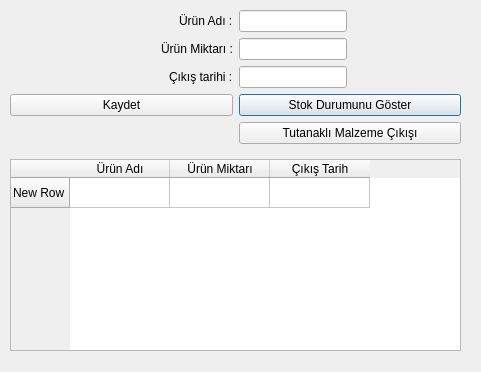
<?xml version="1.0" encoding="UTF-8"?>
<ui version="4.0">
 <class>MalzemeCikisFormu</class>
 <widget class="QDialog" name="MalzemeCikisFormu">
  <property name="geometry">
   <rect>
    <x>0</x>
    <y>0</y>
    <width>481</width>
    <height>372</height>
   </rect>
  </property>
  <property name="windowTitle">
   <string>Ürün Çıkışı</string>
  </property>
  <widget class="QWidget" name="gridLayoutWidget">
   <property name="geometry">
    <rect>
     <x>10</x>
     <y>10</y>
     <width>451</width>
     <height>341</height>
    </rect>
   </property>
   <layout class="QGridLayout" name="gridLayout">
    <item row="2" column="0" alignment="Qt::AlignmentFlag::AlignRight">
     <widget class="QLabel" name="label_7">
      <property name="text">
       <string>Çıkış tarihi :</string>
      </property>
     </widget>
    </item>
    <item row="12" column="0" colspan="2" alignment="Qt::AlignmentFlag::AlignBottom">
     <widget class="QTableWidget" name="tableWidget_cikislar">
      <row>
       <property name="text">
        <string>New Row</string>
       </property>
      </row>
      <column>
       <property name="text">
        <string>Ürün Adı</string>
       </property>
      </column>
      <column>
       <property name="text">
        <string>Ürün Miktarı</string>
       </property>
      </column>
      <column>
       <property name="text">
        <string>Çıkış Tarih</string>
       </property>
      </column>
     </widget>
    </item>
    <item row="1" column="0" alignment="Qt::AlignmentFlag::AlignRight">
     <widget class="QLabel" name="label_6">
      <property name="text">
       <string>Ürün Miktarı :</string>
      </property>
     </widget>
    </item>
    <item row="4" column="1">
     <widget class="QPushButton" name="pushButtonStokDurumu2">
      <property name="text">
       <string>Stok Durumunu Göster</string>
      </property>
     </widget>
    </item>
    <item row="2" column="1" alignment="Qt::AlignmentFlag::AlignLeft">
     <widget class="QLineEdit" name="lineEdit_7"/>
    </item>
    <item row="0" column="0" alignment="Qt::AlignmentFlag::AlignRight">
     <widget class="QLabel" name="label_5">
      <property name="text">
       <string>Ürün Adı :</string>
      </property>
     </widget>
    </item>
    <item row="0" column="1" alignment="Qt::AlignmentFlag::AlignLeft">
     <widget class="QLineEdit" name="lineEdit_5"/>
    </item>
    <item row="1" column="1" alignment="Qt::AlignmentFlag::AlignLeft">
     <widget class="QLineEdit" name="lineEdit_6"/>
    </item>
    <item row="4" column="0">
     <widget class="QPushButton" name="pushButtonKaydet2">
      <property name="text">
       <string>Kaydet</string>
      </property>
     </widget>
    </item>
    <item row="5" column="1">
     <widget class="QPushButton" name="pushButtonTutanakli">
      <property name="text">
       <string>Tutanaklı Malzeme Çıkışı</string>
      </property>
     </widget>
    </item>
   </layout>
  </widget>
 </widget>
 <resources/>
 <connections/>
</ui>
